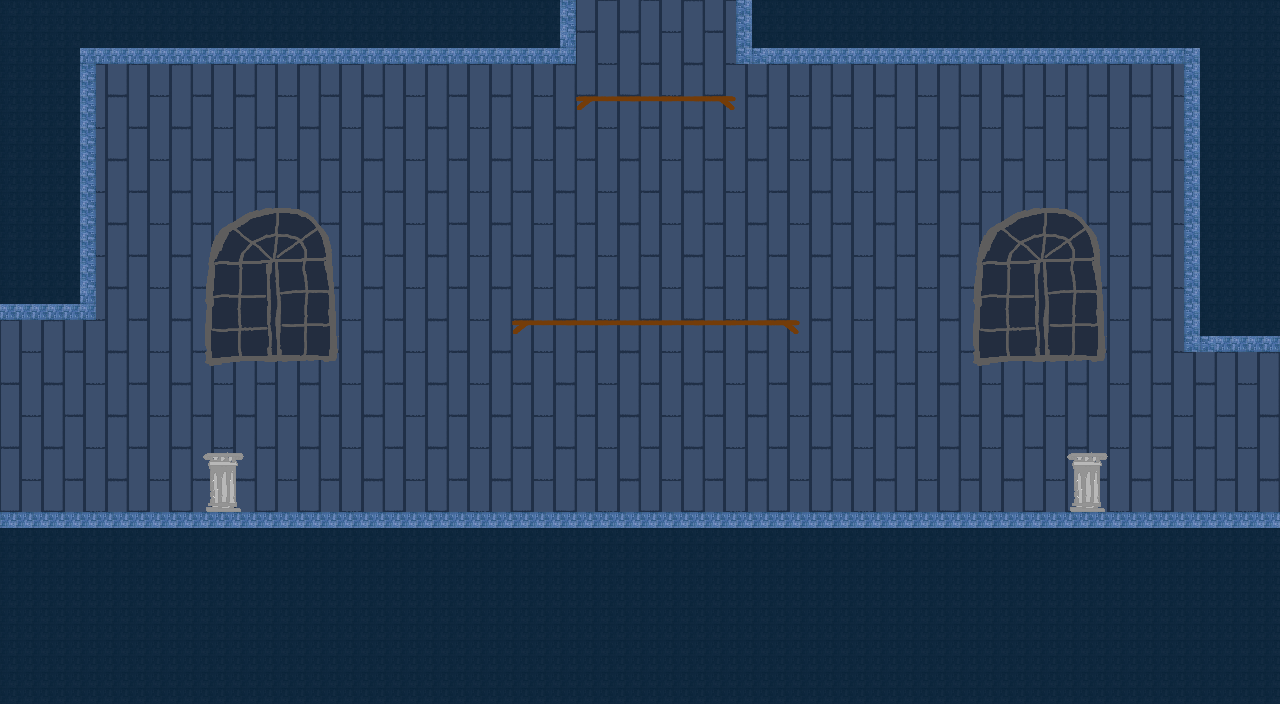

The image is a tile-based game level rendered from a .tmx file. Its description and source (layers, tilesets, objects; grid data summarised) follow:
An orthogonal 40x22 tile map with 32x32 px tiles, 4 tile layers (background, background2, platforms, jumpthru) and 16 objects.

<map version="1.0" orientation="orthogonal" renderorder="right-down" width="40" height="22" tilewidth="32" tileheight="32" nextobjectid="32">
 <tileset firstgid="1" name="tileset" tilewidth="32" tileheight="32" tilecount="800" columns="40">
  <image source="tileset_library.png" width="1280" height="640" />
 </tileset>
 <layer name="background" width="40" height="22">
  <data>[880 cells, 880 non-empty, 4 distinct tile ids]</data>
 </layer>
 <layer name="background2" width="40" height="22">
  <data>[880 cells, 337 non-empty, 35 distinct tile ids]</data>
 </layer>
 <layer name="platforms" width="40" height="22">
  <data>[880 cells, 109 non-empty, 9 distinct tile ids]</data>
 </layer>
 <layer name="jumpthru" width="40" height="22">
  <data>[880 cells, 14 non-empty, 3 distinct tile ids]</data>
 </layer>
 <objectgroup name="sprites">
  <object id="16" gid="85" x="1064" y="453" width="32" height="32" />
  <object id="17" gid="85" x="200" y="454" width="32" height="32" />
  <object id="18" gid="164" x="576" y="512" width="32" height="32" />
  <object id="19" gid="164" x="608" y="512" width="32" height="32" />
  <object id="20" gid="164" x="640" y="512" width="32" height="32" />
  <object id="21" gid="164" x="672" y="512" width="32" height="32" />
  <object id="22" gid="164" x="704" y="512" width="32" height="32" />
 </objectgroup>
 <objectgroup name="transitions">
  <object id="23" gid="167" x="-24" y="328" width="32" height="32">
   <properties>
    <property name="side" value="left" />
    <property name="toMap" value="9x10" />
   </properties>
  </object>
  <object id="24" gid="168" x="-24" y="536" width="32" height="32">
   <properties>
    <property name="toMap" value="9x10" />
   </properties>
  </object>
  <object id="25" gid="169" x="32" y="384" width="32" height="32">
   <properties>
    <property name="fromMap" value="9x10" />
   </properties>
  </object>
  <object id="26" gid="167" x="552" y="-80" width="32" height="32">
   <properties>
    <property name="side" value="up" />
    <property name="toMap" value="10x9" />
   </properties>
  </object>
  <object id="27" gid="168" x="728" y="-80" width="32" height="32">
   <properties>
    <property name="toMap" value="10x9" />
   </properties>
  </object>
  <object id="28" gid="169" x="640" y="0" width="32" height="32">
   <properties>
    <property name="fromMap" value="10x9" />
   </properties>
  </object>
  <object id="29" gid="167" x="1272" y="360" width="32" height="32">
   <properties>
    <property name="side" value="right" />
    <property name="toMap" value="11x10" />
   </properties>
  </object>
  <object id="30" gid="168" x="1272" y="536" width="32" height="32">
   <properties>
    <property name="toMap" value="11x10" />
   </properties>
  </object>
  <object id="31" gid="169" x="1215" y="385" width="32" height="32">
   <properties>
    <property name="fromMap" value="11x10" />
   </properties>
  </object>
 </objectgroup>
</map>
